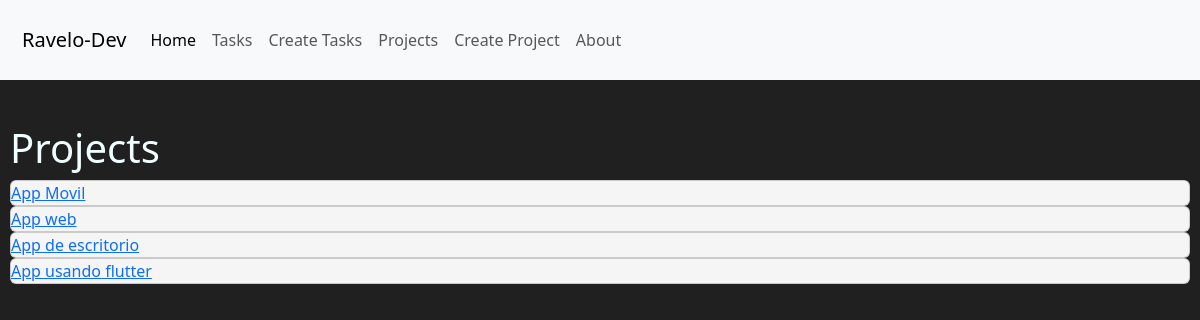
/projects/, run on the app's committed database.
### myapp/models.py (models this page shows, shortened)
class Project(models.Model):
    name = models.CharField(max_length=200)

### myapp/views.py (the view)
# urls.py: path('projects/', views.projects, name="projects"),
def projects(request):
    projects = Project.objects.all()
    return render(request, 'projects/projects.html', {
        'projects': projects
    })

### myapp/templates/projects/projects.html
    {% extends 'layouts/base.html' %}
    {% block content %}
    <h1>Projects</h1>
    {% for project in projects %}
    <article class="card">
        <a href="{% url 'project_detail' project.id %}">{{project.name}}</a>
    </article>
    {% endfor %}
    {% endblock %}

### myapp/static/styles/main.css (style rules this page uses)
body { background-color: #202020; color: azure; }
.card { background: whitesmoke; margin: auto; }

### data on the page
Project: name "App Movil"
Project: name "App web"
Project: name "App de escritorio"
Project: name "App usando flutter"
